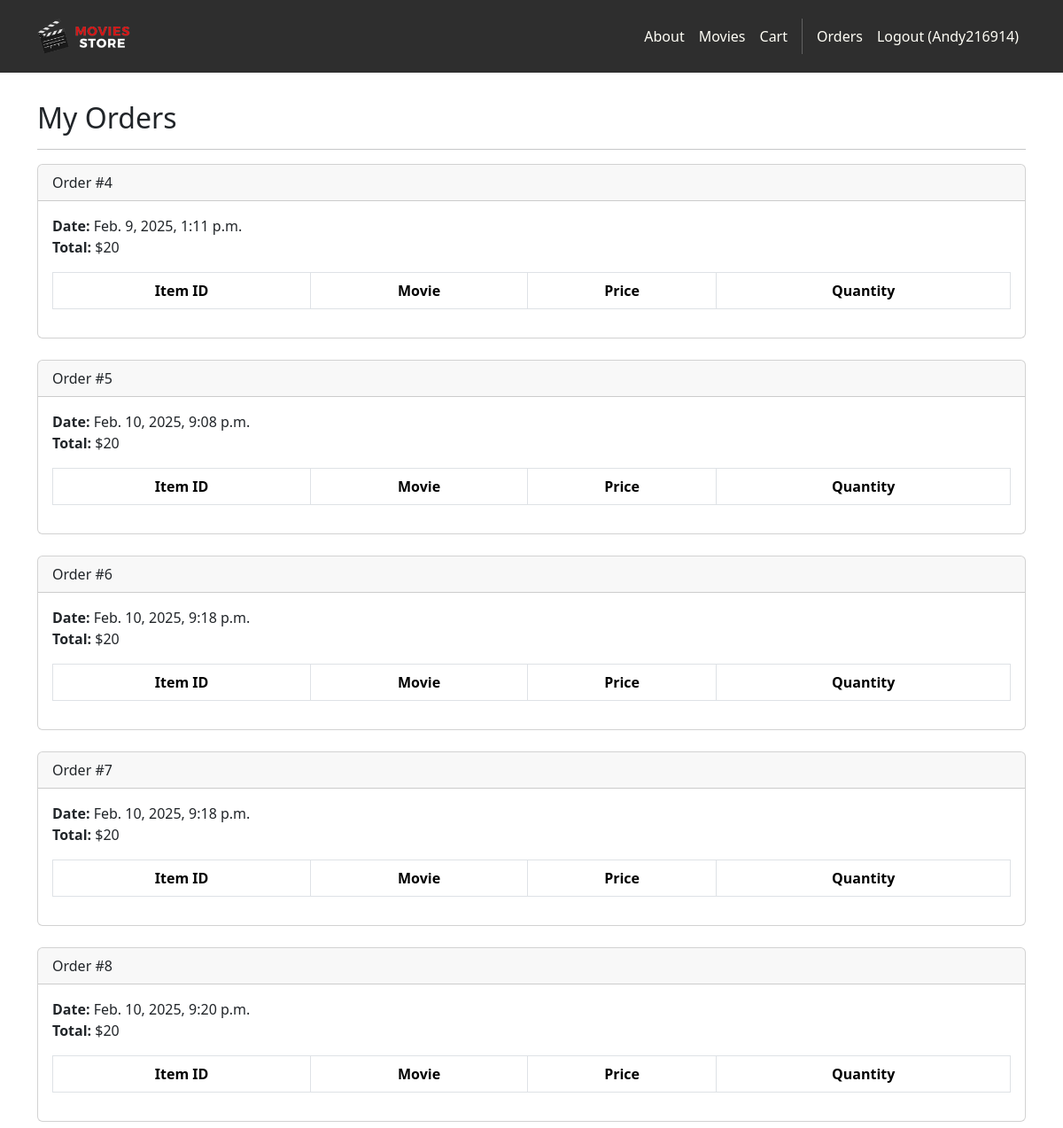
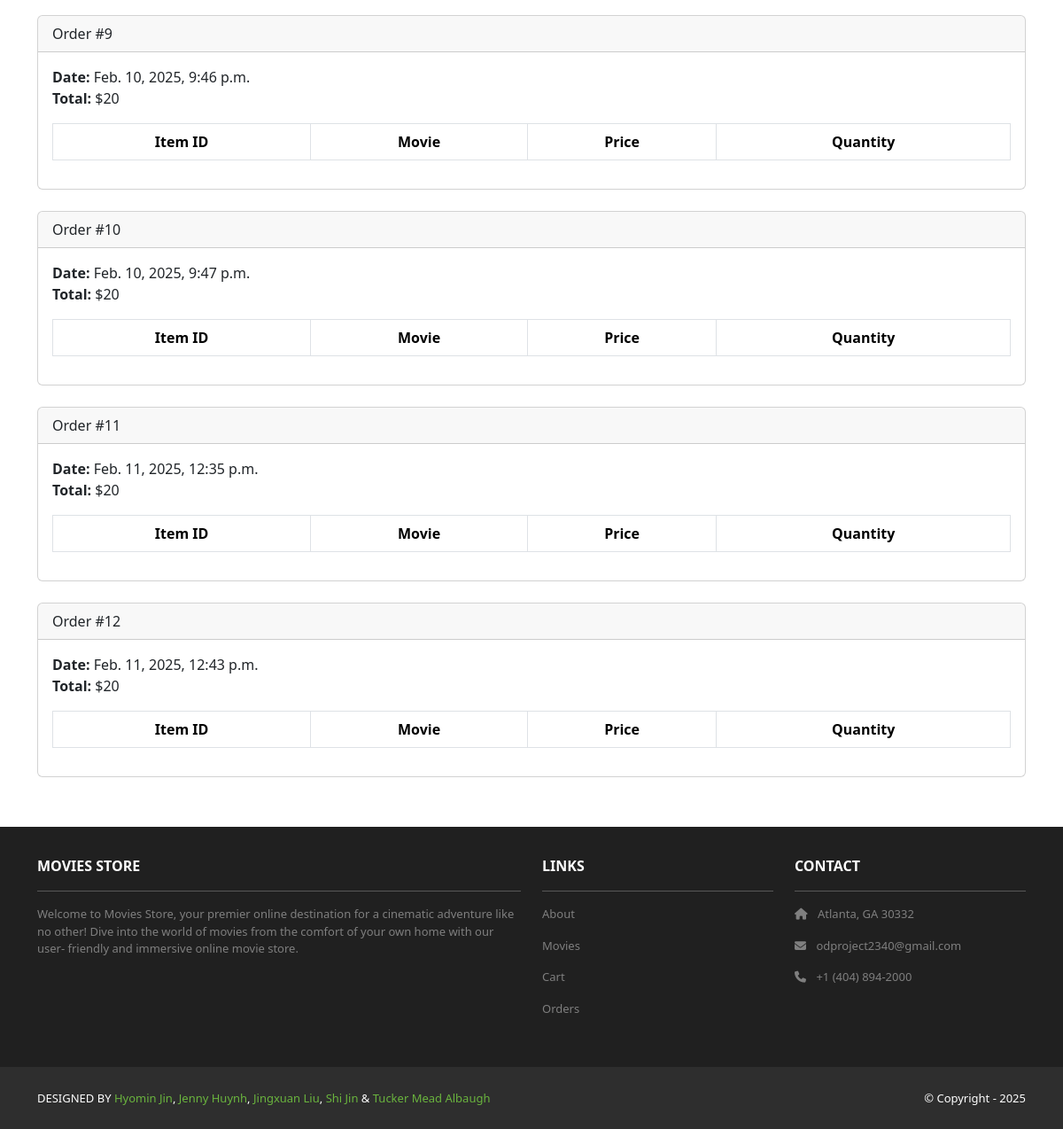
/accounts/orders/ (signed in), run on an earlier commit of the app's database (2 pictures, top to bottom).
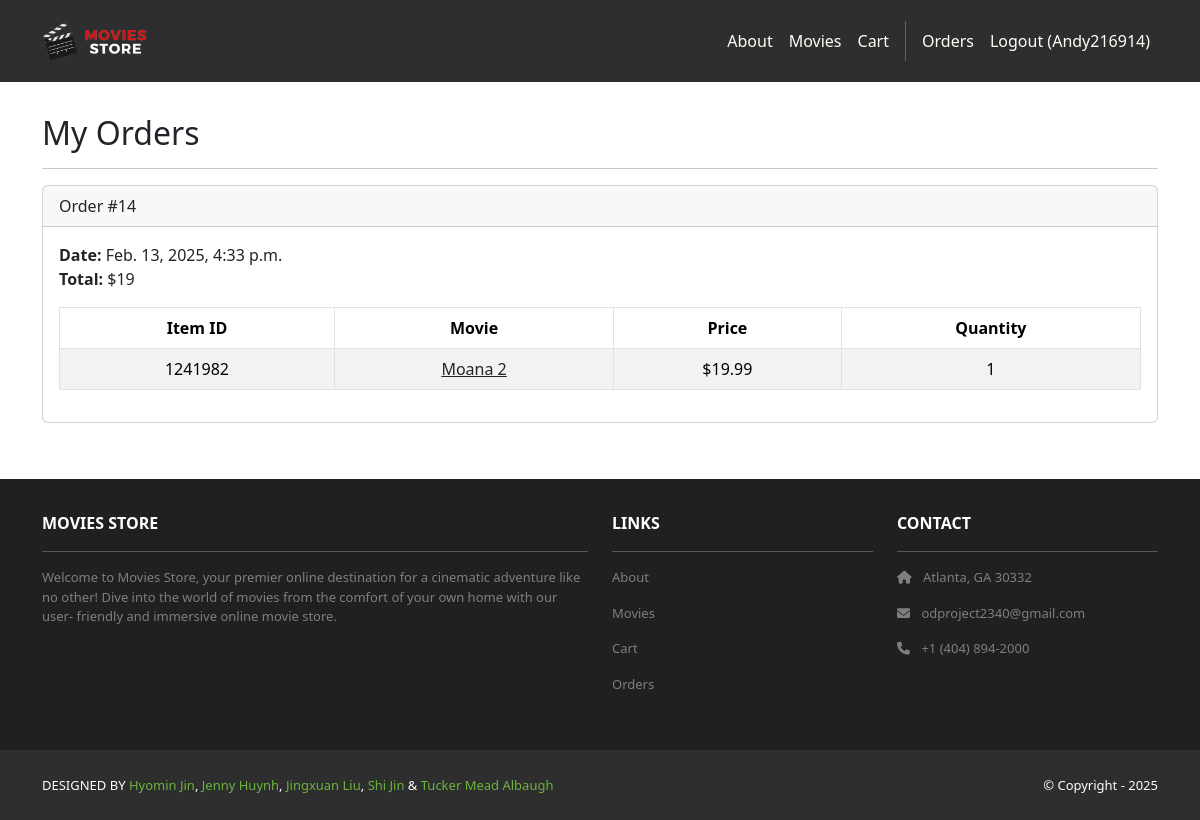
And on a later commit of the database.
### cart/models.py (models this page shows, shortened)
class Order(models.Model):
    id = models.AutoField(primary_key=True)
    total = models.IntegerField()
    date = models.DateTimeField(auto_now_add=True)
    user = models.ForeignKey(User,
        on_delete=models.CASCADE)

class Item(models.Model):
    id = models.AutoField(primary_key=True)
    price = models.IntegerField()
    quantity = models.IntegerField()
    order = models.ForeignKey(Order,
        on_delete=models.CASCADE)
    movie = models.ForeignKey(Movie,
        on_delete=models.CASCADE)

### movies/models.py (models this page shows, shortened)
class Movie(models.Model):
    id = models.AutoField(primary_key=True)
    name = models.CharField(max_length=255)
    price = models.DecimalField(max_digits=5, decimal_places=2)
    description = models.TextField()
    image = models.URLField(max_length=500, blank=True)

### accounts/views.py (the view)
# urls.py: path('orders/', views.orders, name='accounts.orders'),
@login_required
def orders(request):
    template_data = {}
    template_data['title'] = 'Orders'
    template_data['orders'] = request.user.order_set.all()
    return render(request, 'accounts/orders.html',
        {'template_data': template_data})

### accounts/templates/accounts/orders.html
{% extends 'base.html' %}
{% block content %}
<div class="p-3">
  <div class="container">
    <div class="row mt-3">
      <div class="col mx-auto mb-3">
        <h2>My Orders</h2>
        <hr />
        {% for order in template_data.orders %}
        <div class="card mb-4">
          <div class="card-header">
            Order #{{ order.id }}
          </div>
          <div class="card-body">
            <b>Date:</b> {{ order.date }}<br />
            <b>Total:</b> ${{ order.total }}<br />
            <table class="table table-bordered
              table-striped text-center mt-3">
              <thead>
                <tr>
                  <th scope="col">Item ID</th>
                  <th scope="col">Movie</th>
                  <th scope="col">Price</th>
                  <th scope="col">Quantity</th>
                </tr>
              </thead>
              <tbody>
                {% for item in order.item_set.all %}
                <tr>
                  <td>{{ item.movie.id }}</td>
                  <td>
                    <a class="link-dark"
                      href="{% url 'movies.show' id=item.movie.id %}">
                      {{ item.movie.name }}
                    </a>
                  </td>
                  <td>${{ item.movie.price }}</td>
                  <td>{{ item.quantity }}</td>
                </tr>
                {% endfor %}
              </tbody>
            </table>
          </div>
        </div>
        {% endfor %}
      </div>
    </div>
  </div>
</div>
{% endblock content %}

### moviesstore/templates/base.html (shortened to what this page needs)
<!DOCTYPE html>
<html>
  {% load static %}
  <head>
    <link href=
      "https://cdn.jsdelivr.net/npm/bootstrap@5.3.3/dist/css/bootstrap.min.css" rel="stylesheet"
>
    <link rel=
      "stylesheet"  href="https://cdnjs.cloudflare.com/ajax/libs/font-awesome/6.1.1/css/all.min.css">
    <link rel="stylesheet" type="text/css"
          href="{% static 'css/style.css' %}">
  </head>
  <body>
  <div class="page-container d-flex flex-column min-vh-100">
    <nav class="p-3 navbar navbar-dark bg-dark
         navbar-expand-lg">
      <div class="container">
        <a class="navbar-brand"
           href="{% url 'home.index' %}">
                <img src="{% static 'img/logo.png' %}" alt="logo"
               height="40" />
        </a>
        <div class="collapse navbar-collapse"
             id="navbarNavAltMarkup">
          <div class="navbar-nav ms-auto navbar-ml">
            <a class="nav-link"
               href="{% url 'home.about' %}">About</a>
            <a class="nav-link" href=
              "{% url 'movies.index' %}">Movies</a>
            <a class="nav-link" href="{% url 'cart.index' %}">Cart</a>
            {% if user.is_authenticated %}
                <a class="nav-link"
              href="{% url 'accounts.orders' %}">Orders
            </a>
            <a class="nav-link"
              href="{% url 'accounts.logout' %}">Logout ({{ user.username }})</a>
            {% endif %}
          </div>
        </div>
      </div>
    </nav>
    <div class="flex-grow-1">
      {% block content %}
      {% endblock content %}
    </div>
    <section class="p-3 ms-footer d-none d-md-block">
      <div class="container">
        <div class="row mt-3 text-white">
          <div class="col-md-6 col-lg-6 col-xl-6
               mx-auto mb-4">
            <b>MOVIES STORE</b>
            <hr />
            <p>
              Welcome to Movies Store, your premier online
              destination for a cinematic adventure like no
              other! Dive into the world of movies from the
              comfort of your own home with our user-
              friendly and immersive online movie store.
            </p>
          </div>
          <div class="col-md-3 col-lg-3 col-xl-3
               mx-auto mb-4">
          <b>LINKS</b>
          <hr />
          <p><a class="nav-link" href="{% url 'home.about' %}">About</a></p>
          <p><a class="nav-link" href="{% url 'movies.index' %}">Movies</a></p>
          <p><a class="nav-link" href="{% url 'cart.index' %}">Cart</a></p>
          <p><a class="nav-link" href="{% url 'accounts.orders' %}">Orders</a></p>
          </div>
          <div class="col-md-3 col-lg-3 col-xl-3 mx-auto
               mb-4">
            <b>CONTACT</b>
            <hr />
            <p><i class="fas fa-home me-2"></i>
              Atlanta, GA 30332
            </p>
            <p><i class="fas fa-envelope me-2"></i>
              odproject2340@gmail.com
            </p>
            <p><i class="fas fa-phone me-2"></i>
              +1 (404) 894-2000
            </p>
          </div>
        </div>
      </div>
    </section>
    <section class="p-3 ms-footer-bottom bg-dark">
      <div class="container d-flex
           justify-content-between">
        <div class="me-5 text-white">
          <span>DESIGNED BY
            <a href="https://www.instagram.com/jhm21390/"
            target="_blank">Hyomin Jin</a>,
            <a href="https://www.linkedin.com/in/jenny-huynh-5ab5b9253/"
            target="_blank">Jenny Huynh</a>,
            <a href="https://www.x.com/danielgarax"
            target="_blank">Jingxuan Liu</a>,
            <a href="https://www.facebook.com/shi.jin.16144"
            target="_blank">Shi Jin</a> &
            <a href="https://www.x.com/greglim81"
            target="_blank">Tucker Mead Albaugh</a>
          </span>
        </div>
        <div class="text-white">
          <span>© Copyright - 2025</span>
        </div>
      </div>
    </section>
  </div>
  </body>
</html>

### moviesstore/static/css/style.css (style rules this page uses)
.navbar a.nav-link { color: #FFFEF6 !important; }
.bg-dark { background-color: #2E2E2E !important; }
.ms-footer { background-color: #202020; }
.ms-footer p { color: #7F7F7F; font-size: 13px; }
.ms-footer-bottom span { font-size: 13px; line-height: 38px; }
.ms-footer-bottom a { color: #6ab43e; text-decoration: none; }

What changed in the data, as far as the page shows it:
removed Order: id "4", date "Feb. 9, 2025, 1:11 p.m.", total "20"
removed Order: id "5", date "Feb. 10, 2025, 9:08 p.m.", total "20"
removed Order: id "6", date "Feb. 10, 2025, 9:18 p.m.", total "20"
removed Order: id "7", date "Feb. 10, 2025, 9:18 p.m.", total "20"
removed Order: id "8", date "Feb. 10, 2025, 9:20 p.m.", total "20"
removed Order: id "9", date "Feb. 10, 2025, 9:46 p.m.", total "20"
removed Order: id "10", date "Feb. 10, 2025, 9:47 p.m.", total "20"
removed Order: id "11", date "Feb. 11, 2025, 12:35 p.m.", total "20"
removed Order: id "12", date "Feb. 11, 2025, 12:43 p.m.", total "20"
added Order: id "14", date "Feb. 13, 2025, 4:33 p.m.", total "19"
added Item: movie.id "1241982", movie.name "Moana 2", movie.price "19.99", quantity "1"
